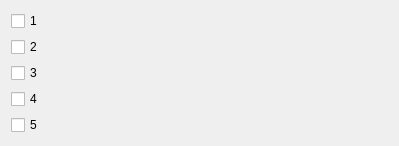
            <widget class="QWidget" name="scrollAreaWidgetContents_2">
             <property name="geometry">
              <rect>
               <x>0</x>
               <y>0</y>
               <width>399</width>
               <height>129</height>
              </rect>
             </property>
             <layout class="QGridLayout" name="gridLayout_9">
              <item row="0" column="0">
               <layout class="QGridLayout" name="gridLayout_11">
                <item row="3" column="0">
                 <widget class="QCheckBox" name="checkBox_21">
                  <property name="text">
                   <string>3</string>
                  </property>
                 </widget>
                </item>
                <item row="4" column="0">
                 <widget class="QCheckBox" name="checkBox_66">
                  <property name="text">
                   <string>4</string>
                  </property>
                 </widget>
                </item>
                <item row="5" column="0">
                 <widget class="QCheckBox" name="checkBox_67">
                  <property name="text">
                   <string>5</string>
                  </property>
                 </widget>
                </item>
                <item row="2" column="0">
                 <widget class="QCheckBox" name="checkBox_22">
                  <property name="text">
                   <string>2</string>
                  </property>
                 </widget>
                </item>
                <item row="1" column="0">
                 <widget class="QCheckBox" name="checkBox_23">
                  <property name="layoutDirection">
                   <enum>Qt::LeftToRight</enum>
                  </property>
                  <property name="text">
                   <string>1</string>
                  </property>
                 </widget>
                </item>
               </layout>
              </item>
             </layout>
            </widget>
